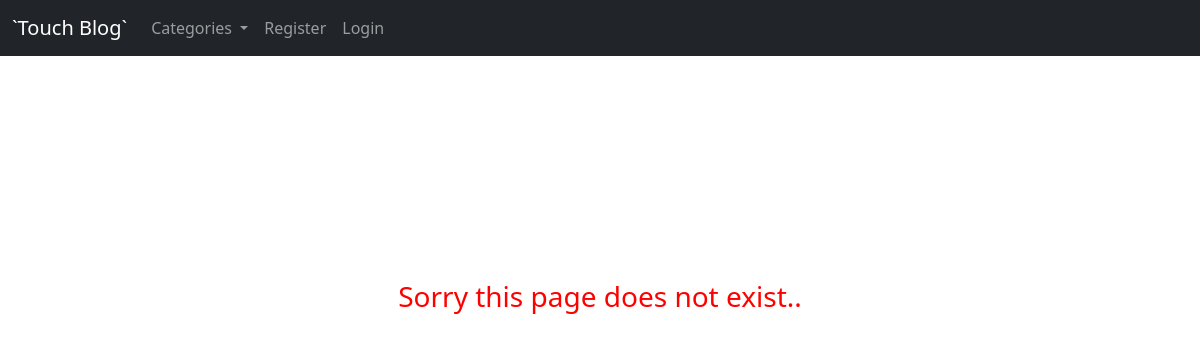
Before: /blog/category/hosting/ with the older database file.
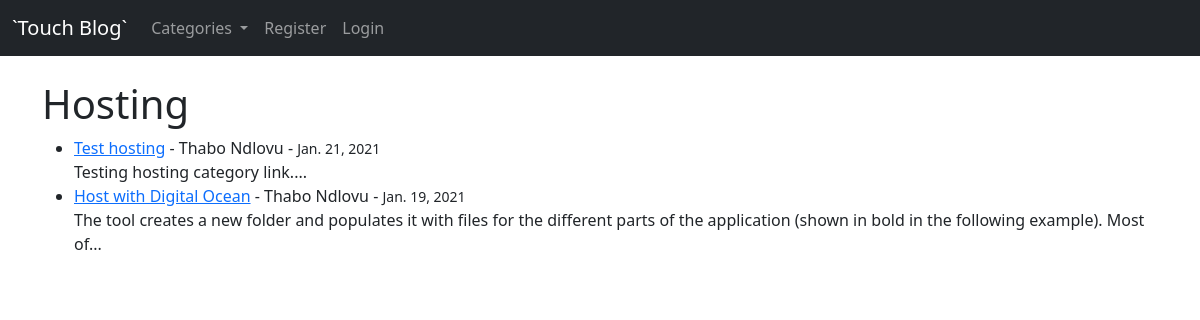
After: the same page with the newer database file.
### blog/models.py (models this page shows, shortened)
class Post(models.Model):
    title = models.CharField(max_length=255)
    author = models.ForeignKey(User, on_delete=models.CASCADE)
    body = models.TextField()
    post_date = models.DateField(auto_now_add=True)
    category = models.CharField(max_length=255, default='coding')
    likes = models.ManyToManyField(User, related_name="blog_posts")

### blog/views.py (the view)
# urls.py: path('category/<str:cats>/', CategoryView, name="category"),
def CategoryView(request, cats):
	category_posts = Post.objects.filter(category=cats.replace('-',' ')).order_by('-post_date')
	cat_menu = Category.objects.all()             # so as to render the category nav-link in this page
	context = {'cats':cats.title().replace('-',' '), 'category_posts':category_posts, 'cat_menu':cat_menu}
	return render(request, 'categories.html', context)

### blog/models.py (called while the page is built)
	def __str__(self):
		return self.name

### blog/templates/categories.html (shortened to what this page needs)
{% extends 'base.html' %}
{% block content %}
{% if category_posts %}
    <h1>{{ cats }} </h1>
	<ul>
		{% for post in category_posts %}
			<li>
				<a href="{% url 'article' post.pk %}">{{ post.title }}</a>
				 - {{ post.author.first_name }} {{ post.author.last_name }} - <small>{{ post.post_date }}</small>
				 <br>
				{{ post.body|slice:":150"|safe }}...
				</li>
		{% endfor %}
	</ul>
{% else %}
	<h3 style="color:red; text-align:center; margin-top:200px;">Sorry this page does not exist..</h3>
{% endif %}
{% endblock %}

Changed rows visible on the page:
added Post: title "Test hosting", author.first_name "Thabo", author.last_name "Ndlovu", post_date "Jan. 21, 2021", body "Testing hosting category link."
now on this page (row edited): Post: title "Host with Digital Ocean", author.first_name "Thabo", author.last_name "Ndlovu", post_date "Jan. 19, 2021", body "The tool creates a new folder and populates it with files for the different parts of the application (shown in bold in the following example). Most of"
Other visible differences:
{{ cats }}: (not shown) → "Hosting"
text no longer shown: "Sorry this page does not exist.."
